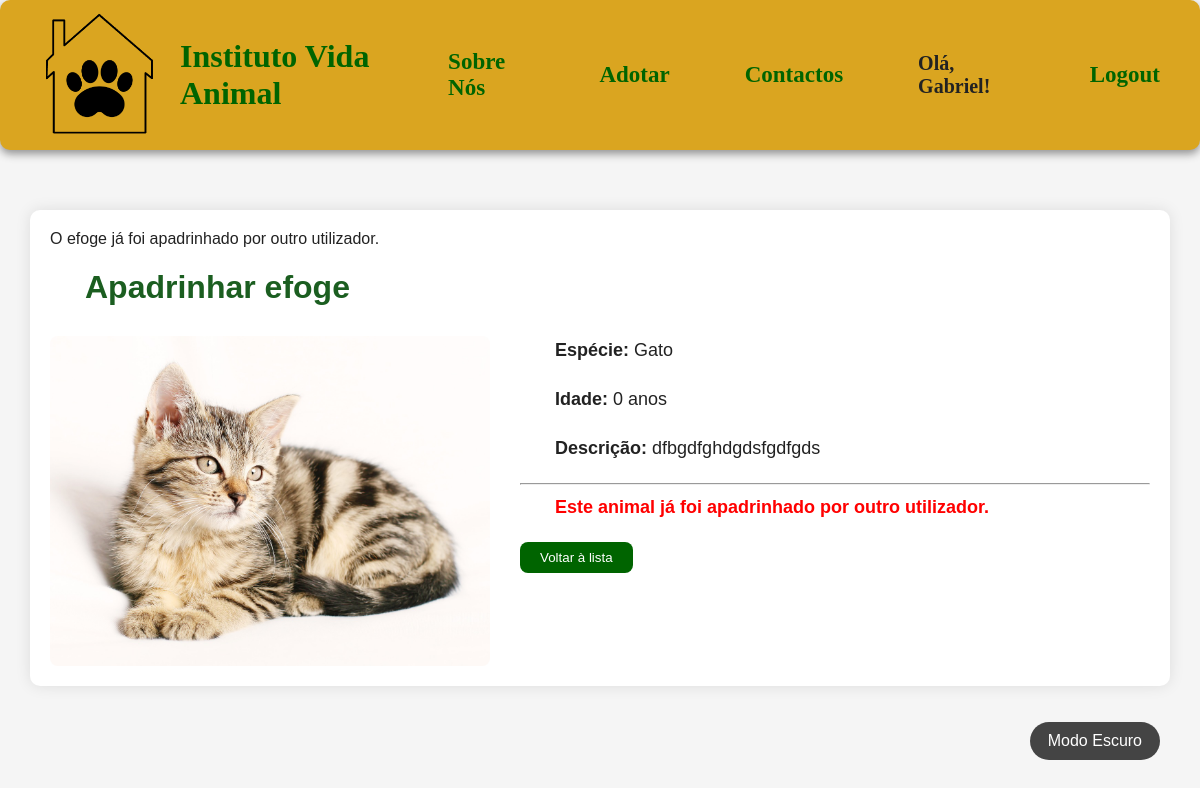
Screenshot of /apadrinhar/6/ (signed in) with the database file from the repository.
### app_adocao/models.py (models this page shows, shortened)
class Animal(models.Model):
    ESPECIES = (
        ('gato', 'Gato'),
        ('cao', 'Cão'),
    )
    nome = models.CharField(max_length=15)
    idade = models.IntegerField()
    especie = models.CharField(choices=ESPECIES)
    descricao = models.CharField(max_length=500)
    imagem = models.ImageField(upload_to='imgAnimal/')
    padrinho = models.ForeignKey(
            User,
            on_delete=models.SET_NULL,
            null=True,
            blank=True,
            related_name='animais_apadrinhados'
        )

### app_adocao/views.py (the view, shortened to what this page needs)
# urls.py: path('apadrinhar/<int:animal_id>/', views.apadrinhar, name='apadrinhar'),
@login_required
def apadrinhar(request, animal_id):
    animal = get_object_or_404(Animal, id=animal_id)
    if animal.padrinho and animal.padrinho != request.user:
        messages.warning(request, f"O {animal.nome} já foi apadrinhado por outro utilizador.")
        return render(request, 'site/apadrinhar.html', {'animal': animal})

### app_adocao/templates/site/apadrinhar.html (shortened to what this page needs)
<!DOCTYPE html>
<html lang="pt">
    <head>
        {% load static %}
        <link rel="stylesheet" href="{% static 'css/style.css' %}">
        <link rel="stylesheet" href="{% static 'css/animais.css' %}">
        <link rel="stylesheet" href="{% static 'css/modoEscuro.css' %}">
    </head>
    <body>
        <header class="cabecalho">
            <div style="gap: 20px; display: flex; align-items: center;">
                <img src="{% static 'imagens/logo.png' %}" alt="Logo do Instituto Vida Animal" class="logo">
                <a class="home" style="font-size: 32px; font-family: cursive; font-weight: bolder;" href="/">Instituto Vida Animal</a>
            </div>
            <nav>
                <a style="font-size: 23px;" href="../../sobreNos">Sobre Nós</a>
                <a style="font-size: 23px;" href="../../adotar">Adotar</a>
                <a style="font-size: 23px;" href="../../contactos">Contactos</a>
                {% if user.is_authenticated %}
                    <span style="font-size: 20px; margin-right: 10px;">Olá, {{ user.username }}!</span>
                    <a style="font-size: 23px;" href="{% url 'logout' %}">Logout</a>
                {% else %}
                    <a style="font-size: 23px;" href="{% url 'sign_in' %}">Login</a>
                {% endif %}
            </nav>
        </header>
        <button id="darkModeToggle">Modo Escuro</button>
        <main>
            {% if messages %}
                <div class="messages">
                    {% for message in messages %}
                        <div class="{{ message.tags }}">{{ message }}</div>
                    {% endfor %}
                </div>
            {% endif %}
            <h1>Apadrinhar {{ animal.nome }}</h1>
            <div class="animal-detalhes">
                <img src="{{ animal.imagem.url }}" alt="{{ animal.nome }}">
                <div class="animal-info">
                    <p><strong>Espécie:</strong> {{ animal.get_especie_display }}</p>
                    <p><strong>Idade:</strong> {{ animal.idade }} anos</p>
                    <p><strong>Descrição:</strong> {{ animal.descricao }}</p>
                    <hr>
                    {% if not animal.padrinho %}
                        <form method="post">
                            {% csrf_token %}
                            <p>Deseja confirmar o apadrinhamento deste animal?</p>
                            <button type="submit" class="btn-verde">Confirmar Apadrinhamento</button>
                        </form>
                        <a href="{% url 'adotar' %}">
                            <button class="btn-voltar">Voltar à lista</button>
                        </a>
                    {% else %}
                        <p style="color: red; font-weight: bold;">Este animal já foi apadrinhado por outro utilizador.</p>
                        <a href="{% url 'adotar' %}"><button>Voltar à lista</button></a>
                    {% endif %}
                </div>
            </div>
        </main>
    </body>
</html>

### app_adocao/static/css/style.css (style rules this page uses)
body { font-family: Arial, sans-serif; background-color: whitesmoke; margin: 0; color: #222; padding-top: 160px; }
h1 { margin-left: 35px; font-family: 'Trebuchet MS', sans-serif; color: #1b5e20; }
p { text-align: justify; margin: 0 35px 20px 35px; font-size: large; line-height: 1.6; }
.cabecalho { display: flex; align-items: center; justify-content: space-between; padding: 0 40px; background-color: #daa520; border-radius: 10px; box-shadow: 0 4px 8px rgba(0, 0, 0, 0.404); height: 150px; position: fixed; top: 0; left: 0; right: 0; z-index: 1000; }
.logo { width: 120px; height: auto; }
.home { font-size: 32px; font-family: cursive; font-weight: bolder; color: darkgreen; text-decoration: none; }
nav { font-family: cursive; display: flex; gap: 75px; align-items: center; font-weight: bolder; }
nav a, nav span { font-size: 23px; }
a:link:not(.sign_up), a:visited:not(.sign_up) { color: darkgreen; text-decoration: none; }
button { background-color: darkgreen; color: white; padding: 8px 20px; border-radius: 8px; border: none; cursor: pointer; transition: 0.3s; }
main { max-width: 1100px; margin: 50px auto; padding: 20px; background-color: white; border-radius: 10px; box-shadow: 0 0 15px rgba(0,0,0,0.1); }

### app_adocao/static/css/animais.css (style rules this page uses)
.animal-detalhes { display: flex; gap: 30px; align-items: flex-start; margin-top: 30px; }
.animal-detalhes img { max-width: 40%; height: auto; border-radius: 8px; object-fit: cover; }
.animal-info { flex: 1; }

### app_adocao/static/css/modoEscuro.css (style rules this page uses)
#darkModeToggle { cursor: pointer; font-size: 16px; padding: 10px 18px; border: none; border-radius: 50px; background-color: #444; color: white; transition: background-color 0.3s, transform 0.2s; margin: 20px; position: fixed; bottom: 20px; right: 20px; z-index: 1000; }

### rows the page displays
Animal: nome "efoge", imagem (picture), especie "Gato", idade "0", descricao "dfbgdfghdgdsfgdfgds"

### other values shown
{{ user.username }} "Gabriel"
{{ message }} "O efoge já foi apadrinhado por outro utilizador."
